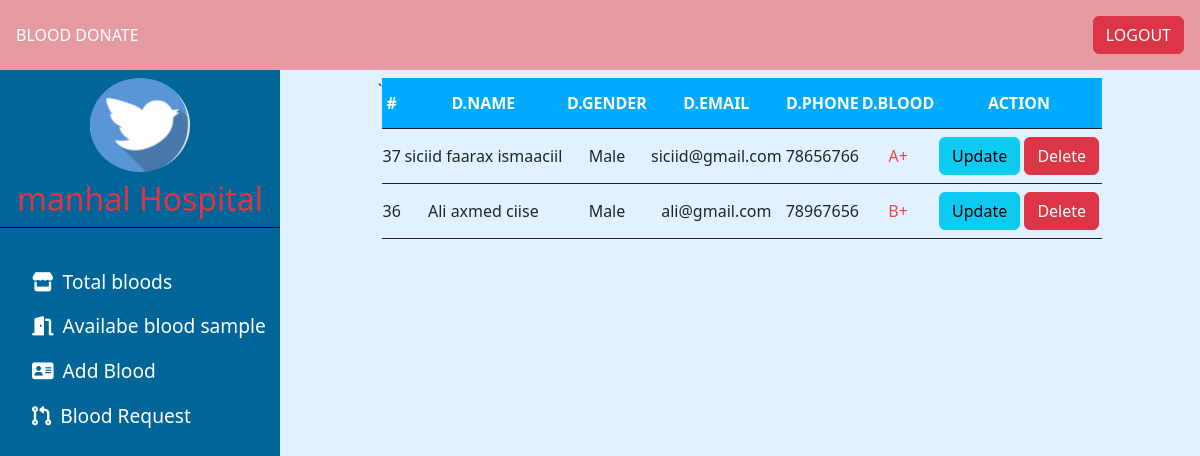
Screenshot of /available_blood.php (signed in) with the database file from the repository.
### tables this page shows
CREATE TABLE `hospital` (
  `H_ID` int(11) NOT NULL,
  `H_NAME` varchar(40) NOT NULL,
  `H_EMAIL` varchar(30) NOT NULL,
  `H_PASSWORD` varchar(255) NOT NULL,
  `H_PHONE` int(15) NOT NULL,
  `H_CITY` varchar(20) NOT NULL,
  `H_ADDRESS` varchar(20) NOT NULL,
  `H_IMAGE` varchar(255) NOT NULL DEFAULT 'hospital_profile.png'
);

CREATE TABLE `donor` (
  `D_ID` int(11) NOT NULL,
  `H_ID` int(11) NOT NULL,
  `H_NAME` varchar(40) NOT NULL,
  `H_EMAIL` varchar(30) NOT NULL,
  `H_PHONE` int(15) NOT NULL,
  `H_CITY` varchar(20) NOT NULL,
  `H_ADDRESS` varchar(30) NOT NULL,
  `D_NAME` varchar(30) NOT NULL,
  `D_GENDER` varchar(10) NOT NULL DEFAULT 'Male',
  `D_EMAIL` varchar(30) NOT NULL,
  `D_PHONE` int(15) NOT NULL,
  `D_BLOOD` varchar(10) NOT NULL,
  `ACTION` varchar(20) NOT NULL DEFAULT 'Available'
);

### available_blood.php (the view, shortened to what this page needs)
<?php
   include("hospital_page.php");
    include("conn_db.php");
    $h_id = $_SESSION["h_id"];
    $available = "Available";
    $sql = "SELECT * FROM donor WHERE H_ID = ? AND ACTION = ? ORDER BY D_ID DESC";
    $stmt = mysqli_stmt_init($conn);
    mysqli_stmt_prepare($stmt,$sql);
    mysqli_stmt_bind_param($stmt,"is",$h_id,$available);
    mysqli_stmt_execute($stmt);
    $result = mysqli_stmt_get_result($stmt);
    $num_rows = mysqli_num_rows($result);
?>
<!DOCTYPE html>
<html lang="en">
<head>
</head>
<body>
<div class="table-container">   `
    <?php
    if($num_rows > 0) {
        echo '
        <table>
        <tr>
        <th>#</th>
            <th>D.Name</th>
            <th>D.Gender</th>
            <th>D.Email</th>
            <th>D.Phone</th>
            <th>D.Blood</th>
            <th>Action</th>
        </tr>';
       while($row = mysqli_fetch_assoc($result)) {
        echo '<tr>
            <td>'.$row["D_ID"].'</td>
            <td>'.$row["D_NAME"].'</td>
            <td>'.$row["D_GENDER"].'</td>
            <td>'.$row["D_EMAIL"].'</td>
            <td>'.$row["D_PHONE"].'</td>
            <td class="blood-color">'.$row["D_BLOOD"].'</td>
            <td>
                <a href="update_donor.php?d_id='.$row["D_ID"].'" class="btn btn-info">Update</a>
                <a href="delete_donor.php?d_id='.$row["D_ID"].'" class="btn btn-danger">Delete</a>
            </td>
        </tr>';
       }
     echo '   </table>';
    } else {
        echo "No Available Blood";
    }
    ?>
</div>
</body>
</html>

### hospital_page.php (shortened to what this page needs)
<?php
    include("conn_db.php");
    $h_id = $_SESSION["h_id"];
    $sql = "SELECT * FROM hospital WHERE H_ID = ?";
    $stmt = mysqli_stmt_init($conn);
    mysqli_stmt_prepare($stmt,$sql);
    mysqli_stmt_bind_param($stmt,"i",$h_id);
    mysqli_stmt_execute($stmt);
    $result = mysqli_stmt_get_result($stmt);
    $row = mysqli_fetch_assoc($result);
?>
<!DOCTYPE html>
<html lang="en">
<head>
    <link rel="stylesheet" href="css/bootstrap.min.css">
    <link rel="stylesheet" href="font/all.min.css">
    <link rel="stylesheet" href="font/fontawesome.min.css">
</head>
<body>
    <header>
        <nav class="d-flex justify-content-between align-items-center">
            <div class="logo  p-3">
                <a href="home.php" class="text-white text-uppercase text-decoration-none">Blood donate</a>
            </div>
            <div class="logout  p-3">
                <a href="logout_hosp.php" class="btn btn-danger text-uppercase ">Logout</a>
            </div>
        </nav>
    </header>
    <div class="flex-container">
        <aside>
            <div class="side-cont">
                <div class="home-profile">
                    <div class="profile-cont">
                    <?php
                            echo '
                            <a href="update_profile_hosp.php?h_id='.$row['H_ID'].'"> <img src="profile/'.$row['H_IMAGE'].'" alt="Logo"> </a>
                            ';
                        ?>
                    <h2 class="text-danger text-center"><?php echo $row["H_NAME"] ?></h2>
                    </div>
                </div>
                <div class="list-cont">
                    <ul>
                        <li><a href="total_blood.php">
                            <span class="pe-1"><i class="fa-solid fa-store"></i></span>
                        Total bloods</a></li>
                        <li><a href="available_blood.php">
                            <span class="pe-1"><i class="fa-solid fa-door-open"></i></span>
                        Availabe blood sample</a></li>
                        <li><a href="add_blood.php">
                        <span class="pe-1"><i class="fa-solid fa-address-card"></i></span>
                        Add Blood</a></li>
                        <li><a href="blood_request.php">
                        <span class="pe-1"><i class="fa-solid fa-code-pull-request"></i></span>
                        Blood Request</a></li>
                    </ul>
                </div>
            </div>
        </aside>
        <div class="content-cont">

### hospital_page.php (style rules this page uses)
body { height: 100vh; overflow: hidden; margin: 0; padding: 0; background-color: rgb(225, 241, 255); }
header { background-image: none; }
nav { background-color: hsla(0, 80%, 60%,.5); }
.flex-container { display: grid; grid-template-columns: 280px 1fr; grid-template-rows: 1fr; }
aside { height: 91.5vh; overflow: auto; background-color: hsl(200,100%,30%); }
.home-profile { border-bottom: 1px solid black; }
.home-profile .profile-cont { display: flex;flex-direction: column; justify-content: center; align-items: center; }
.home-profile .profile-cont img { width: 100px; border-radius: 50%; margin: .5rem 0; }
.list-cont { margin-top: 2rem; }
.list-cont ul { list-style: none; }
.list-cont ul li { padding: .5rem 0; font-size: 1.2rem; }
.list-cont ul li a { color: #FFF; text-decoration: none; }
.content-cont { height: 90vh; overflow: auto; overflow-x: hidden; margin: .5rem; }

### available_blood.php (style rules this page uses)
table,td,th { border-bottom: 1px solid #222; border-collapse: collapse; }
table { width: 60vw; text-align: center; }
table tr th { color: #fff; background-color: hsl(200,100%,50%); padding: .8rem 0; text-transform: uppercase; }
table tr td { padding: .5rem 0; }
.blood-color { color: hsl(0,80%,60%); }
.table-container { display: flex; justify-content: center; }

### rows the page displays
hospital: H_IMAGE (picture), H_NAME "manhal Hospital"
donor: D_ID "37", D_NAME "siciid faarax ismaaciil", D_GENDER "Male", D_EMAIL "siciid@gmail.com", D_PHONE "78656766", D_BLOOD "A+"
donor: D_ID "36", D_NAME "Ali axmed ciise", D_GENDER "Male", D_EMAIL "ali@gmail.com", D_PHONE "78967656", D_BLOOD "B+"
